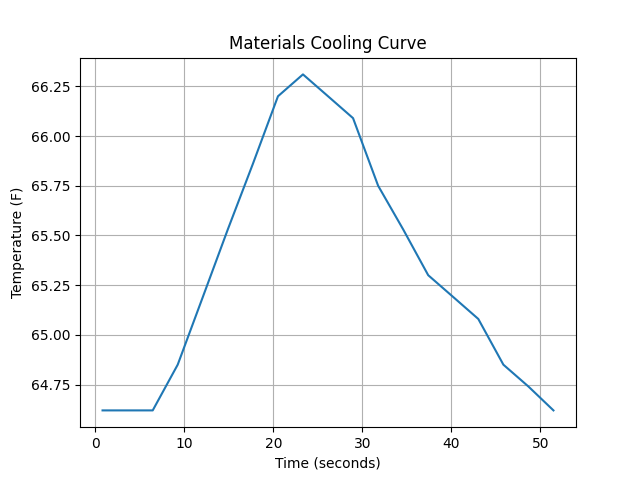

Write Python code to recreate this figure.
import pandas as pd
import matplotlib.pyplot as plt
import matplotlib


data = pd.read_csv("temp_data.csv")

print("Latest data:")
print(data.tail())

plt.clf()

plt.plot(data["Time_s"], data["Temp_F"])
plt.xlabel("Time (seconds)")
plt.ylabel("Temperature (F)")
plt.title("Materials Cooling Curve")
plt.grid()

plt.savefig("graph.png")
print("GRAPH SAVED")
plt.show()
